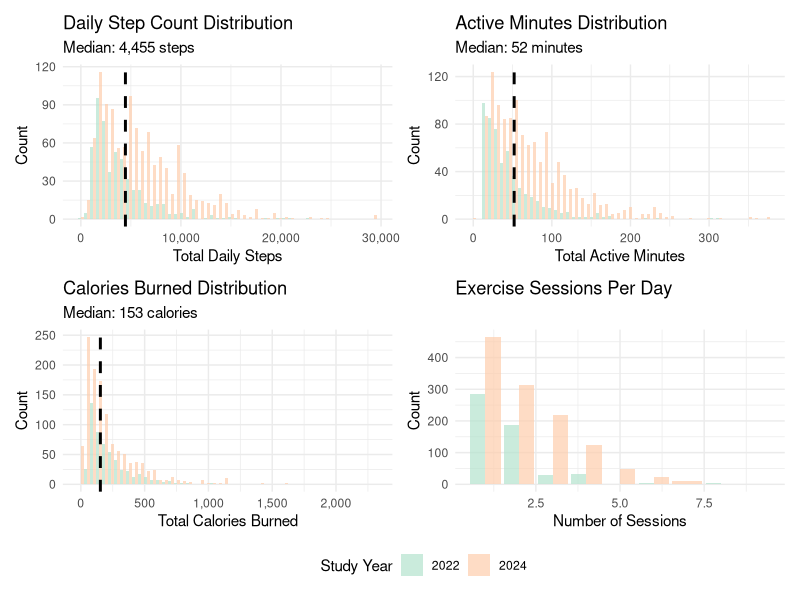
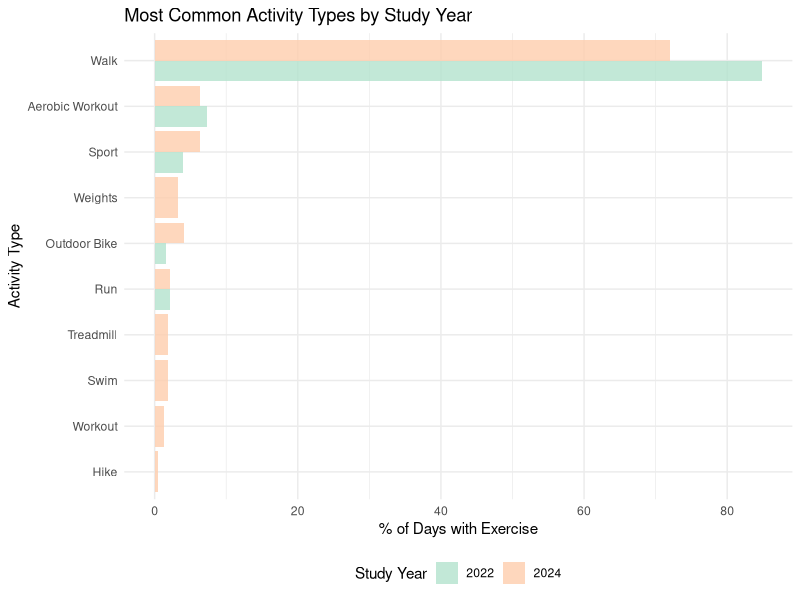
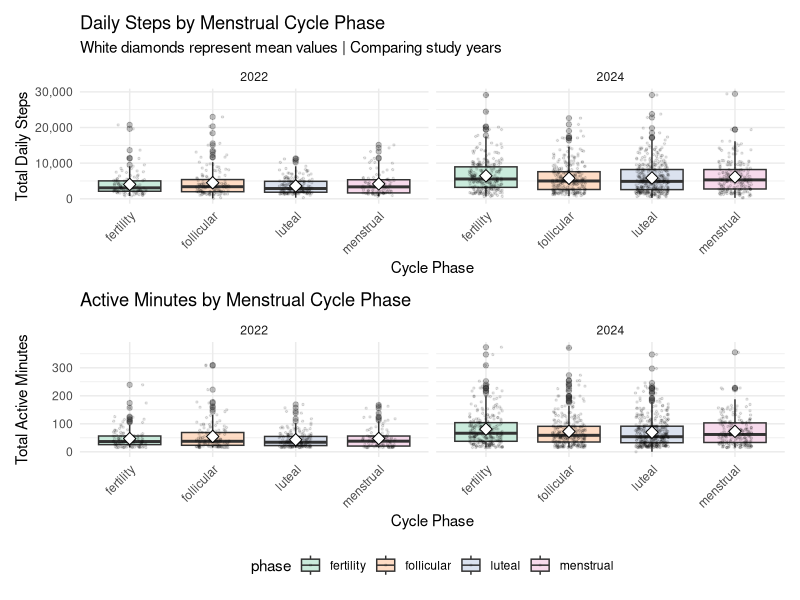
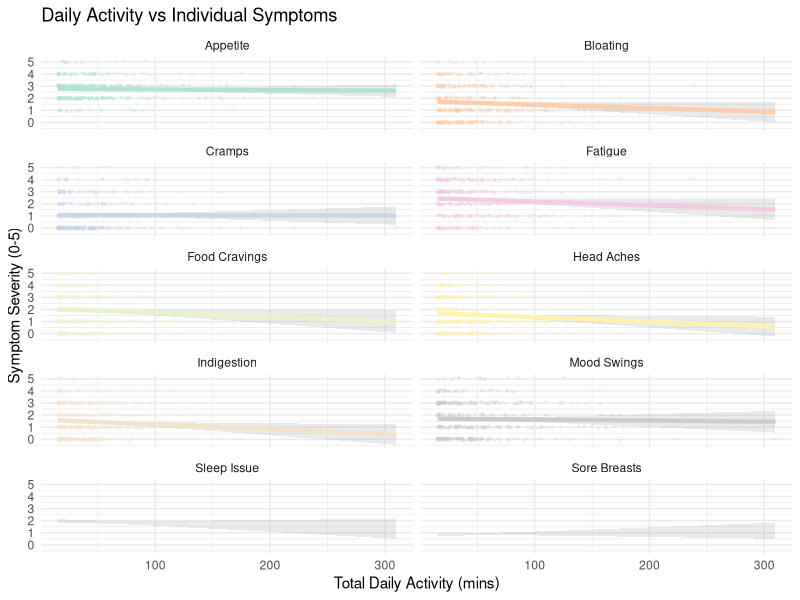
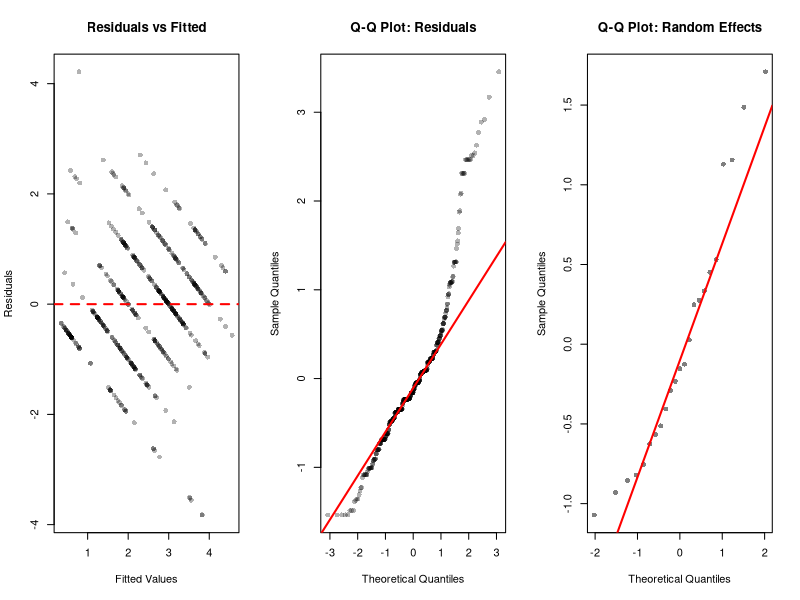

Write the R code that produced these figures, in order.
## ---- chunk 1
# Loading libraries
library(tidyverse)
library(lme4)
library(lmerTest)
library(broom.mixed)
library(knitr)
library(kableExtra)
library(patchwork)
library(scales)

# Setting plot theme
theme_set(theme_minimal() + theme(legend.position = "bottom"))
options(
  ggplot2.discrete.colour = function(...) scale_colour_brewer(..., palette = "Pastel2"),
  ggplot2.discrete.fill   = function(...) scale_fill_brewer(..., palette = "Pastel2"),

  ggplot2.continuous.colour = function(...) scale_colour_distiller(..., palette = "PuRd"),
  ggplot2.continuous.fill   = function(...) scale_fill_distiller(..., palette = "PuRd")
)
## ---- chunk 2
# Outlier check: Identifying and viewing extreme observations
extreme_obs = read.csv("./clean_data/all_daily_data.csv") |> 
  distinct(id, study_interval, day_in_study, .keep_all = TRUE) |> 
  filter(total_steps >= 50000 | # unlikely to complete more than 50000 steps a day
         total_active_min >= 1440 | # cannot have active exercise minutes for more than 24 hours
         total_calories >= 10000) |> # unlikely to burn more than 10000 calories in a day
  select(id, study_interval, day_in_study, 
         total_steps, total_active_min, total_calories) |> 
  arrange(desc(total_steps))

# Displaying extreme observations
  kable(extreme_obs,
        caption = "Outliers with Extreme Values",
        col.names = c("ID", "Year", "Day", "Steps", "Active Min", 
                     "Calories")) |> 
  kable_styling(bootstrap_options = c("striped", "hover"))
## ---- chunk 3
# Loading data
all_daily_data = read.csv("./clean_data/all_daily_data.csv") |> 
  distinct(id, study_interval, day_in_study, .keep_all = TRUE)

# Exercise descriptives
overall_desc = all_daily_data |> 
  summarise(
    Variable = c("Daily Steps", "Active Minutes/Day", "Calories Burned", 
                 "Exercise Sessions/Day", "Days with Activity (%)"),
    Mean = round(c(mean(total_steps, na.rm = TRUE),
                   mean(total_active_min, na.rm = TRUE),
                   mean(total_calories, na.rm = TRUE),
                   mean(n_sessions, na.rm = TRUE),
                   NA), 2),
    SD = round(c(sd(total_steps, na.rm = TRUE),
                 sd(total_active_min, na.rm = TRUE),
                 sd(total_calories, na.rm = TRUE),
                 sd(n_sessions, na.rm = TRUE),
                 NA), 2),
    Median = round(c(median(total_steps, na.rm = TRUE),
                     median(total_active_min, na.rm = TRUE),
                     median(total_calories, na.rm = TRUE),
                     median(n_sessions, na.rm = TRUE),
                     NA), 2),
    IQR = round(c(IQR(total_steps, na.rm = TRUE),
                  IQR(total_active_min, na.rm = TRUE),
                  IQR(total_calories, na.rm = TRUE),
                  IQR(n_sessions, na.rm = TRUE),
                  NA), 2),
    Percent = round(c(NA, NA, NA, NA,
                      mean(exercised_flag > 0, na.rm = TRUE) * 100), 2)
  )

# Displaying table (and making NAs blank)
overall_desc |> 
  mutate(across(where(is.numeric), ~ifelse(is.na(.), "", .))) |> 
  kable(caption = "Descriptive Statistics: Exercise Metrics",
        align = c("l", "r", "r", "r", "r", "r")) %>%
  kable_styling(bootstrap_options = c("striped", "hover"), full_width = FALSE)
## ---- chunk 4
# Comparison by study year
year_comp = all_daily_data |> 
  group_by(study_interval) |> 
  summarise(
    `N Days` = n(),
    `N Participants` = n_distinct(id),
    `Mean Steps` = round(mean(total_steps, na.rm = TRUE), 2),
    `SD Steps` = round(sd(total_steps, na.rm = TRUE), 2),
    `Mean Active Min` = round(mean(total_active_min, na.rm = TRUE), 2),
    `SD Active Min` = round(sd(total_active_min, na.rm = TRUE), 2),
    `% Days Active` = round(mean(exercised_flag, na.rm = TRUE) * 100, 2)
  ) |> 
  rename(Year = study_interval)

kable(year_comp,
      caption = "Exercise Metrics by Study Year",
      align = c("c", rep("r", 7))) %>%
  kable_styling(bootstrap_options = c("striped", "hover"), full_width = FALSE)
## ---- chunk 5
# Symptom descriptives
symptom_desc = all_daily_data |> 
  summarise(
    across(c(appetite_score, headaches_score, cramps_score, sorebreasts_score, fatigue_score, sleepissue_score, moodswing_score, foodcravings_score, indigestion_score, bloating_score),
           list(mean = ~mean(.x, na.rm = TRUE),
                sd = ~sd(.x, na.rm = TRUE),
                median = ~median(.x, na.rm = TRUE)),
           .names = "{.col}_{.fn}")
  ) |> 
  pivot_longer(everything(),
               names_to = c("symptom", ".value"),
               names_pattern = "(.+)_score_(.+)") |> 
  mutate(
    symptom = str_to_title(str_replace_all(symptom, "_", " ")),
    across(where(is.numeric), ~round(.x, 2))
  ) |> 
  # Alphabetical order
  arrange(symptom)

kable(symptom_desc,
      col.names = c("Symptom", "Mean", "SD", "Median"),
      caption = "Symptom Severity (Scale: 0 = None, 5 = Very High)",
      align = c("l", "r", "r", "r")) %>%
  kable_styling(bootstrap_options = c("striped", "hover"), full_width = FALSE)
## ---- chunk 6

exercise_analysis = all_daily_data

# Distribution of daily step count
p1 = ggplot(exercise_analysis |> filter(total_steps > 0, total_steps < 50000), 
             aes(x = total_steps, fill = factor(study_interval))) +
  geom_histogram(bins = 50, alpha = 0.7, position = "dodge") +
  geom_vline(xintercept = median(exercise_analysis$total_steps[exercise_analysis$total_steps > 0], na.rm = TRUE),
             linetype = "dashed", color = "black", linewidth = 1) +
  labs(title = "Daily Step Count Distribution",
       subtitle = paste("Median:", 
                       scales::comma(round(median(exercise_analysis$total_steps[exercise_analysis$total_steps > 0], na.rm = TRUE))), 
                       "steps"),
       x = "Total Daily Steps",
       y = "Count",
       fill = "Study Year") +
  scale_x_continuous(labels = scales::comma)

# Active minutes distribution
p2 = ggplot(exercise_analysis |> filter(total_active_min > 0), 
             aes(x = total_active_min, fill = factor(study_interval))) +
  geom_histogram(bins = 50, alpha = 0.7, position = "dodge") +
  geom_vline(xintercept = median(exercise_analysis$total_active_min[exercise_analysis$total_active_min > 0], na.rm = TRUE),
             linetype = "dashed", color = "black", linewidth = 1) +
  labs(title = "Active Minutes Distribution",
       subtitle = paste("Median:", 
                       round(median(exercise_analysis$total_active_min[exercise_analysis$total_active_min > 0], na.rm = TRUE), 1), 
                       "minutes"),
       x = "Total Active Minutes",
       y = "Count",
       fill = "Study Year")

# Calories Burned Distribution
p3 = ggplot(exercise_analysis |> filter(total_calories > 0), 
             aes(x = total_calories, fill = factor(study_interval))) +
  geom_histogram(bins = 50, alpha = 0.7, position = "dodge") +
  geom_vline(xintercept = median(exercise_analysis$total_calories[exercise_analysis$total_calories > 0], na.rm = TRUE),
             linetype = "dashed", color = "black", linewidth = 1) +
  labs(title = "Calories Burned Distribution",
       subtitle = paste("Median:", 
                       scales::comma(round(median(exercise_analysis$total_calories[exercise_analysis$total_calories > 0], na.rm = TRUE))), 
                       "calories"),
       x = "Total Calories Burned",
       y = "Count",
       fill = "Study Year") +
  scale_x_continuous(labels = scales::comma)

# Exercise Sessions Per Day
p4 = ggplot(exercise_analysis |> filter(n_sessions > 0), 
             aes(x = n_sessions, fill = factor(study_interval))) +
  geom_bar(alpha = 0.7, position = "dodge") +
  labs(title = "Exercise Sessions Per Day",
       x = "Number of Sessions",
       y = "Count",
       fill = "Study Year")

(p1 + p2) / (p3 + p4) + 
  plot_layout(guides = "collect")

## ---- chunk 7
# Preparing activity types data
activities_long = exercise_analysis |> 
  filter(!is.na(activity_types), activity_types != "", activity_types != "NA") |> 
  select(id, study_interval, day_in_study, activity_types) |> 
  mutate(
    # Clean activity types column
    activity_types = str_replace_all(activity_types, "\\n", ","),
    activity_types = str_replace_all(activity_types, "\"", "")
  ) |> 
  # Split comma-separated activities into rows
  separate_rows(activity_types, sep = ",") |> 
  mutate(
    activity_types = str_trim(activity_types),
    activity_types = str_to_title(activity_types)
  ) |> 
  filter(activity_types != "", activity_types != "Na")

# Counting activities by year
activity_counts = activities_long |> 
  group_by(study_interval, activity_types) |> 
  summarise(n_days = n(), .groups = "drop") |> 
  group_by(study_interval) |> 
  mutate(pct = n_days / sum(n_days) * 100) |> 
  ungroup()

# Getting top 10 activities
top_activities = activity_counts |> 
  group_by(activity_types) |> 
  summarise(total = sum(n_days)) |> 
  arrange(desc(total)) |> 
  slice(1:10) |> 
  pull(activity_types)

activity_counts_top = activity_counts |> 
  filter(activity_types %in% top_activities)

# Plot: Activity type frequency by year
p1 = ggplot(activity_counts_top, 
             aes(x = reorder(activity_types, pct), y = pct, 
                 fill = factor(study_interval))) +
  geom_col(position = "dodge", alpha = 0.8) +
  coord_flip() +
  labs(title = "Most Common Activity Types by Study Year",
       x = "Activity Type",
       y = "% of Days with Exercise",
       fill = "Study Year") +
  theme_minimal() +
  theme(legend.position = "bottom")

p1
## ---- chunk 8

p1 = ggplot(exercise_analysis |> filter(!is.na(phase), total_steps > 0, total_steps < 50000), 
             aes(x = phase, y = total_steps, fill = phase)) +
  geom_boxplot(alpha = 0.7, outlier.alpha = 0.3) +
  geom_jitter(width = 0.2, alpha = 0.1, size = 0.5) +
  stat_summary(fun = mean, geom = "point", shape = 23, size = 3, fill = "white") +
  facet_wrap(~study_interval, ncol = 2) +  # Side by side
  labs(title = "Daily Steps by Menstrual Cycle Phase",
       subtitle = "White diamonds represent mean values | Comparing study years",
       x = "Cycle Phase",
       y = "Total Daily Steps") +
  scale_y_continuous(labels = comma) +
  theme(legend.position = "bottom",
        axis.text.x = element_text(angle = 45, hjust = 1))

p2 = ggplot(exercise_analysis |> filter(!is.na(phase), total_active_min > 0), 
             aes(x = phase, y = total_active_min, fill = phase)) +
  geom_boxplot(alpha = 0.7, outlier.alpha = 0.3) +
  geom_jitter(width = 0.2, alpha = 0.1, size = 0.5) +
  stat_summary(fun = mean, geom = "point", shape = 23, size = 3, fill = "white") +
  facet_wrap(~study_interval, ncol = 2) +
  labs(title = "Active Minutes by Menstrual Cycle Phase",
       x = "Cycle Phase",
       y = "Total Active Minutes") +
  theme(legend.position = "bottom",
        axis.text.x = element_text(angle = 45, hjust = 1))

p1 / p2 + plot_layout(guides = "collect")
## ---- chunk 9
symptoms_long = exercise_analysis |> 
  filter(total_active_min > 0) |> 
  select(id, total_active_min, appetite_score, headaches_score, sorebreasts_score, sleepissue_score, cramps_score, fatigue_score, 
         headaches_score, moodswing_score, foodcravings_score, indigestion_score, bloating_score) |> 
  pivot_longer(cols = ends_with("_score"), 
               names_to = "symptom", 
               values_to = "severity") |> 
  filter(!is.na(severity)) |> 
  mutate(symptom = case_when(
    symptom == "appetite_score" ~ "Appetite",
    symptom == "headaches_score" ~"Head Aches",
    symptom == "sorebreasts_score" ~ "Sore Breasts",
    symptom == "sleepissue_score" ~ "Sleep Issue",
    symptom == "cramps_score" ~ "Cramps",
    symptom == "fatigue_score" ~ "Fatigue",
    symptom == "headaches_score" ~ "Headaches",
    symptom == "moodswing_score" ~ "Mood Swings",
    symptom == "foodcravings_score" ~ "Food Cravings",
    symptom == "indigestion_score" ~ "Indigestion",
    symptom == "bloating_score" ~ "Bloating"
  ))

p4 = ggplot(symptoms_long, 
             aes(x = total_active_min, y = severity, color = symptom)) +
  geom_jitter(alpha = 0.2, size = 0.5, height = 0.1) +
  geom_smooth(method = "lm", se = TRUE, linewidth = 1.5, alpha = 0.2) +
  facet_wrap(~symptom, ncol = 2) +
  labs(title = "Daily Activity vs Individual Symptoms",
       x = "Total Daily Activity (mins)",
       y = "Symptom Severity (0-5)") +
  scale_x_continuous(labels = comma) +
  scale_y_continuous(breaks = 0:5) +
  theme(legend.position = "none")

p4
## ---- chunk 10

# Model 1: Exercise → cramps
model_cramps = lmer(cramps_score ~ total_active_min + phase + (1|id), 
                     data = exercise_analysis,
                     REML = FALSE)
summary(model_cramps)

# Model 2: Exercise → fatigue
model_fatigue = lmer(fatigue_score ~ total_active_min + phase + (1|id), 
                     data = exercise_analysis,
                     REML = FALSE)
summary(model_fatigue)

# Model 3: Exercise → headaches
model_headaches = lmer(headaches_score ~ total_active_min + phase + (1|id), 
                     data = exercise_analysis,
                     REML = FALSE)
summary(model_headaches)

# Model 4: Exercise → mood swings
model_mood = lmer(moodswing_score ~ total_active_min + phase + (1|id), 
                     data = exercise_analysis,
                     REML = FALSE)
summary(model_mood)

# Model 5: Exercise → sleep issues
model_sleep = lmer(sleepissue_score ~ total_active_min + phase + (1|id), 
                     data = exercise_analysis,
                     REML = FALSE)
summary(model_sleep)

# Model 6: Exercise → bloating
model_bloating = lmer(bloating_score ~ total_active_min + phase + (1|id), 
                     data = exercise_analysis,
                     REML = FALSE)
summary(model_bloating)

# Model 7: Exercise → appetite
model_appetite = lmer(appetite_score ~ total_active_min + phase + (1|id), 
                     data = exercise_analysis,
                     REML = FALSE)
summary(model_appetite)

# Model 8: Exercise → sore breasts
model_sorebreasts = lmer(sorebreasts_score ~ total_active_min + phase + (1|id), 
                     data = exercise_analysis,
                     REML = FALSE)
summary(model_sorebreasts)

# Model 9: Exercise → food cravings
model_foodcravings = lmer(foodcravings_score ~ total_active_min + phase + (1|id), 
                     data = exercise_analysis,
                     REML = FALSE)
summary(model_foodcravings)

# Model 10: Exercise → indigestion
model_indigestion = lmer(indigestion_score ~ total_active_min + phase + (1|id), 
                     data = exercise_analysis,
                     REML = FALSE)
summary(model_indigestion)

## ---- chunk 11
# Cleaning results:
# Extracting coefficients for exercise effect
results_summary = bind_rows(
  tidy(model_cramps, effects = "fixed") %>% mutate(outcome = "Cramps"),
  tidy(model_fatigue, effects = "fixed") %>% mutate(outcome = "Fatigue"),
  tidy(model_headaches, effects = "fixed") %>% mutate(outcome = "Head Aches"),
  tidy(model_mood, effects = "fixed") %>% mutate(outcome = "Mood Swings"),
  tidy(model_sleep, effects = "fixed") %>% mutate(outcome = "Sleep Issues"),
  tidy(model_bloating, effects = "fixed") %>% mutate(outcome = "Bloating"),
  tidy(model_appetite, effects = "fixed") %>% mutate(outcome = "Appetite"),
  tidy(model_indigestion, effects = "fixed") %>% mutate(outcome = "Indigestion"),
  tidy(model_sorebreasts, effects = "fixed") %>% mutate(outcome = "Sore breasts"),
  tidy(model_foodcravings, effects = "fixed") %>% mutate(outcome = "Food cravings")
) %>%
  filter(term == "total_active_min") %>%
  select(outcome, estimate, std.error, statistic, p.value) %>%
  mutate(
    significant = ifelse(p.value < 0.05, "Yes", "No"),
    p.value = format.pval(p.value, digits = 3, eps = 0.001)
  )

knitr::kable(results_summary)
## ---- chunk 12

# Three essential plots
par(mfrow = c(1, 3))

# 1. Residuals vs Fitted (linearity + homoscedasticity)
plot(fitted(model_fatigue), resid(model_fatigue),
     xlab = "Fitted Values", ylab = "Residuals",
     main = "Residuals vs Fitted",
     pch = 16, col = rgb(0, 0, 0, 0.3))
abline(h = 0, col = "red", lty = 2, lwd = 2)

# 2. Q-Q Plot (normality of residuals)
qqnorm(resid(model_cramps), main = "Q-Q Plot: Residuals",
       pch = 16, col = rgb(0, 0, 0, 0.3))
qqline(resid(model_cramps), col = "red", lwd = 2)

# 3. Q-Q Plot (normality of random effects)
qqnorm(ranef(model_cramps)$id[,1], main = "Q-Q Plot: Random Effects",
       pch = 16, col = rgb(0, 0, 0, 0.5))
qqline(ranef(model_cramps)$id[,1], col = "red", lwd = 2)

par(mfrow = c(1, 1))
